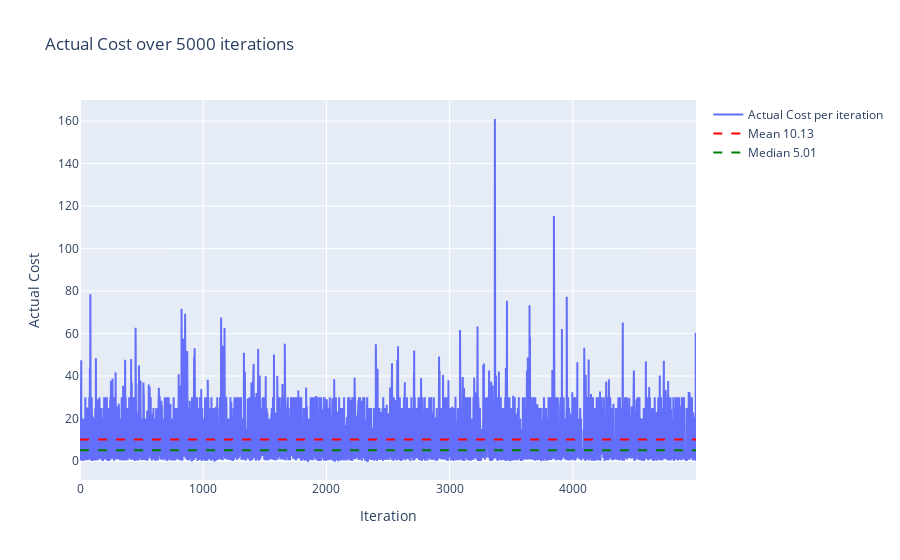
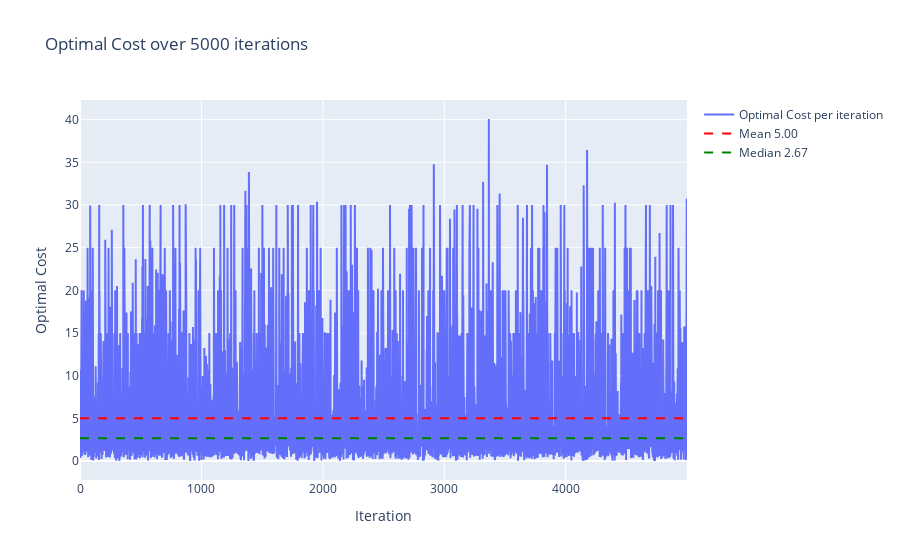
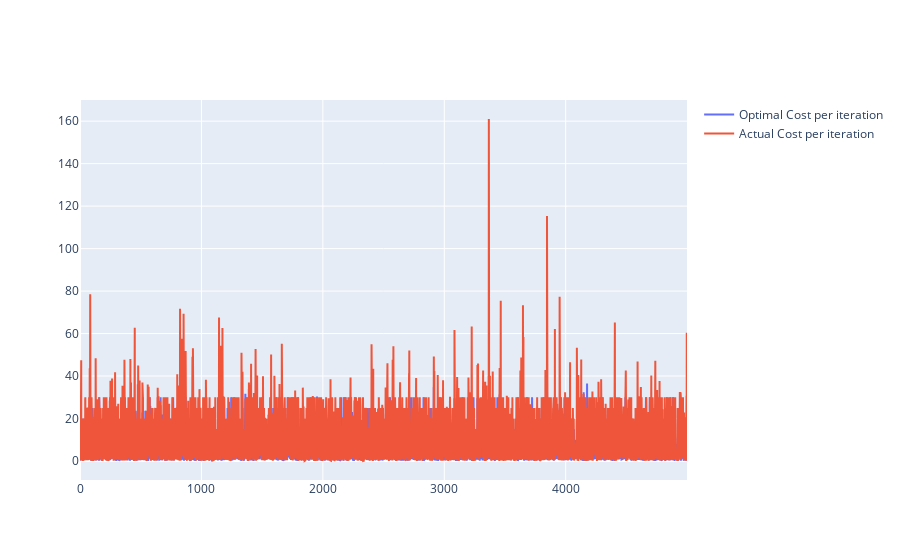

Notebook cell for these charts, in order:
### Code cell
methods.plot_plotly(data=test_df['actual_cost'], data_label='Actual Cost')
methods.plot_plotly(data=test_df['optimal_cost'], data_label='Optimal Cost')
methods.multi_plot_plotly(data=[test_df['optimal_cost'], test_df['actual_cost']], data_label=['Optimal Cost', 'Actual Cost'])

### Figure 1 — Plotly figure (JSON) as saved in the notebook; plotly's stock layout.template omitted (floating-point values rounded to 4 significant figures; data arrays with more than 128 entries replaced by an {"elided": "..."} marker saying what was removed)
{"data": [{"mode": "lines", "name": "Actual Cost per iteration", "type": "scatter", "y": {"elided": "5000 float values"}}, {"line": {"color": "red", "dash": "dash"}, "mode": "lines", "name": "Mean 10.13", "type": "scatter", "x": [0, 4999], "y": [10.13, 10.13]}, {"line": {"color": "green", "dash": "dash"}, "mode": "lines", "name": "Median 5.01", "type": "scatter", "x": [0, 4999], "y": [5.011, 5.011]}], "layout": {"title": {"text": "Actual Cost over 5000 iterations"}, "xaxis": {"title": {"text": "Iteration"}}, "yaxis": {"title": {"text": "Actual Cost"}}}}

### Figure 2 — Plotly figure (JSON) as saved in the notebook; plotly's stock layout.template omitted (floating-point values rounded to 4 significant figures; data arrays with more than 128 entries replaced by an {"elided": "..."} marker saying what was removed)
{"data": [{"mode": "lines", "name": "Optimal Cost per iteration", "type": "scatter", "y": {"elided": "5000 float values"}}, {"line": {"color": "red", "dash": "dash"}, "mode": "lines", "name": "Mean 5.00", "type": "scatter", "x": [0, 4999], "y": [4.999, 4.999]}, {"line": {"color": "green", "dash": "dash"}, "mode": "lines", "name": "Median 2.67", "type": "scatter", "x": [0, 4999], "y": [2.669, 2.669]}], "layout": {"title": {"text": "Optimal Cost over 5000 iterations"}, "xaxis": {"title": {"text": "Iteration"}}, "yaxis": {"title": {"text": "Optimal Cost"}}}}

### Figure 3 — Plotly figure (JSON) as saved in the notebook; plotly's stock layout.template omitted (floating-point values rounded to 4 significant figures; data arrays with more than 128 entries replaced by an {"elided": "..."} marker saying what was removed)
{"data": [{"mode": "lines", "name": "Optimal Cost per iteration", "type": "scatter", "y": {"elided": "5000 float values"}}, {"mode": "lines", "name": "Actual Cost per iteration", "type": "scatter", "y": {"elided": "5000 float values"}}], "layout": {}}
